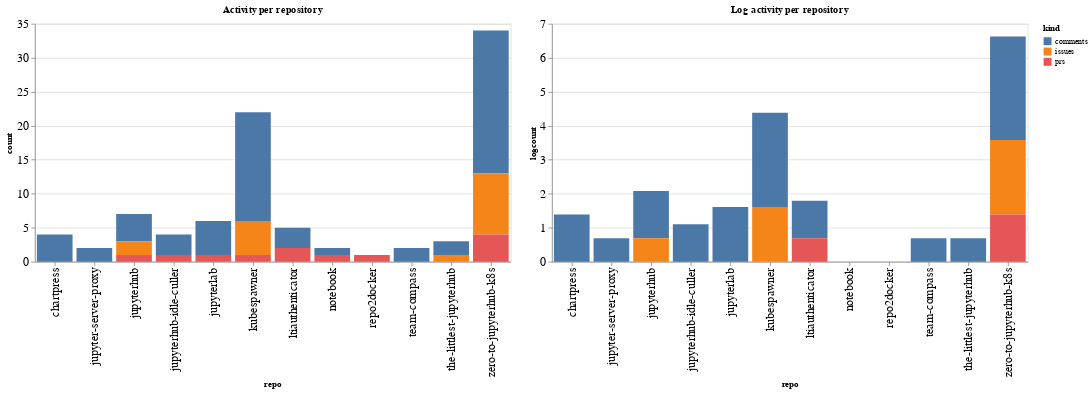

The cell this chart's notebook holds for it:
### Code cell
ch1 = alt.Chart(repo_summaries, width=600, title="Activity per repository").mark_bar().encode(
    x='repo',
    y='count',
    color='kind',
    tooltip="kind"
)

ch2 = alt.Chart(repo_summaries, width=600, title="Log activity per repository").mark_bar().encode(
    x='repo',
    y='logcount',
    color='kind',
    tooltip="kind"
)

ch1 | ch2

### Figure 1 — Vega-Lite specification as saved in the notebook (floating-point values rounded to 4 significant figures)
{"config": {"axisLeft": {"labelFontSize": 15}, "axisBottom": {"labelFontSize": 15}}, "hconcat": [{"mark": "bar", "encoding": {"color": {"type": "nominal", "field": "kind"}, "tooltip": {"type": "nominal", "field": "kind"}, "x": {"type": "nominal", "field": "repo"}, "y": {"type": "quantitative", "field": "count"}}, "title": "Activity per repository", "width": 600}, {"mark": "bar", "encoding": {"color": {"type": "nominal", "field": "kind"}, "tooltip": {"type": "nominal", "field": "kind"}, "x": {"type": "nominal", "field": "repo"}, "y": {"type": "quantitative", "field": "logcount"}}, "title": "Log activity per repository", "width": 600}], "data": {"name": "data-f87be78d4ac494b6b97c3f3873a17619"}, "$schema": "https://vega.github.io/schema/vega-lite/v4.8.1.json", "datasets": {"data-f87be78d4ac494b6b97c3f3873a17619": [{"repo": "chartpress", "kind": "comments", "count": 4, "logcount": 1.386}, {"repo": "jupyter-server-proxy", "kind": "comments", "count": 2, "logcount": 0.6931}, {"repo": "jupyterhub", "kind": "comments", "count": 4, "logcount": 1.386}, {"repo": "jupyterhub", "kind": "issues", "count": 2, "logcount": 0.6931}, {"repo": "jupyterhub", "kind": "prs", "count": 1, "logcount": 0.0}, {"repo": "jupyterhub-idle-culler", "kind": "comments", "count": 3, "logcount": 1.099}, {"repo": "jupyterhub-idle-culler", "kind": "prs", "count": 1, "logcount": 0.0}, {"repo": "jupyterlab", "kind": "comments", "count": 5, "logcount": 1.609}, {"repo": "jupyterlab", "kind": "prs", "count": 1, "logcount": 0.0}, {"repo": "kubespawner", "kind": "comments", "count": 16, "logcount": 2.773}, {"repo": "kubespawner", "kind": "issues", "count": 5, "logcount": 1.609}, {"repo": "kubespawner", "kind": "prs", "count": 1, "logcount": 0.0}, {"repo": "ltiauthenticator", "kind": "comments", "count": 3, "logcount": 1.099}, {"repo": "ltiauthenticator", "kind": "prs", "count": 2, "logcount": 0.6931}, {"repo": "notebook", "kind": "comments", "count": 1, "logcount": 0.0}, {"repo": "notebook", "kind": "prs", "count": 1, "logcount": 0.0}, {"repo": "repo2docker", "kind": "prs", "count": 1, "logcount": 0.0}, {"repo": "team-compass", "kind": "comments", "count": 2, "logcount": 0.6931}, {"repo": "the-littlest-jupyterhub", "kind": "comments", "count": 2, "logcount": 0.6931}, {"repo": "the-littlest-jupyterhub", "kind": "issues", "count": 1, "logcount": 0.0}, {"repo": "zero-to-jupyterhub-k8s", "kind": "comments", "count": 21, "logcount": 3.045}, {"repo": "zero-to-jupyterhub-k8s", "kind": "issues", "count": 9, "logcount": 2.197}, {"repo": "zero-to-jupyterhub-k8s", "kind": "prs", "count": 4, "logcount": 1.386}]}}
